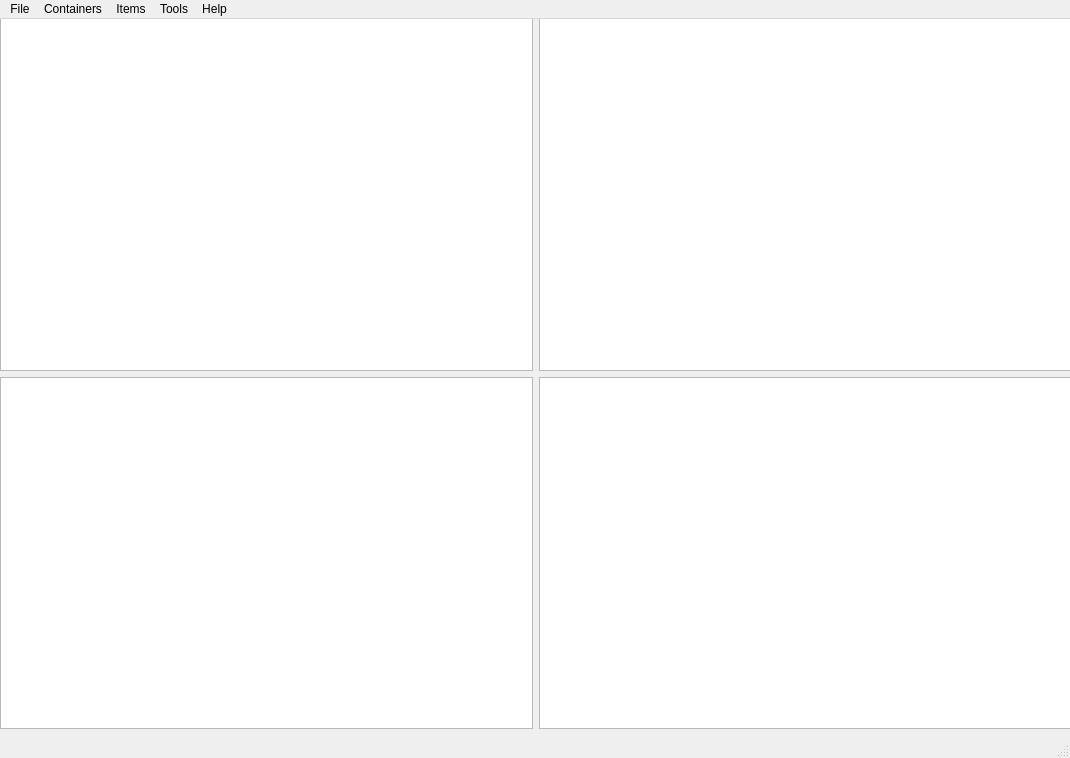
<?xml version="1.0" encoding="UTF-8"?>
<ui version="4.0">
 <class>MainWindow</class>
 <widget class="QMainWindow" name="MainWindow">
  <property name="geometry">
   <rect>
    <x>0</x>
    <y>0</y>
    <width>1070</width>
    <height>758</height>
   </rect>
  </property>
  <property name="windowTitle">
   <string>BSIM</string>
  </property>
  <widget class="QWidget" name="centralwidget">
   <widget class="QWidget" name="gridLayoutWidget">
    <property name="geometry">
     <rect>
      <x>0</x>
      <y>-1</y>
      <width>1071</width>
      <height>711</height>
     </rect>
    </property>
    <layout class="QGridLayout" name="gridLayout">
     <item row="2" column="2">
      <widget class="QListWidget" name="inventoryList">
       <property name="supportedDragActions">
        <set>Qt::DropAction::IgnoreAction</set>
       </property>
      </widget>
     </item>
     <item row="2" column="0">
      <widget class="QTreeWidget" name="storageTree">
       <property name="supportedDragActions">
        <set>Qt::DropAction::IgnoreAction</set>
       </property>
       <attribute name="headerVisible">
        <bool>false</bool>
       </attribute>
       <column>
        <property name="text">
         <string notr="true">1</string>
        </property>
       </column>
      </widget>
     </item>
     <item row="1" column="2">
      <widget class="QTreeWidget" name="itemTree">
       <property name="supportedDragActions">
        <set>Qt::DropAction::IgnoreAction</set>
       </property>
       <attribute name="headerVisible">
        <bool>false</bool>
       </attribute>
       <column>
        <property name="text">
         <string notr="true">1</string>
        </property>
       </column>
      </widget>
     </item>
     <item row="1" column="0">
      <widget class="QTreeWidget" name="containerTree">
       <property name="supportedDragActions">
        <set>Qt::DropAction::IgnoreAction</set>
       </property>
       <attribute name="headerVisible">
        <bool>false</bool>
       </attribute>
       <column>
        <property name="text">
         <string>1</string>
        </property>
       </column>
      </widget>
     </item>
    </layout>
   </widget>
  </widget>
  <widget class="QMenuBar" name="menubar">
   <property name="geometry">
    <rect>
     <x>0</x>
     <y>0</y>
     <width>1070</width>
     <height>20</height>
    </rect>
   </property>
   <widget class="QMenu" name="menuFile">
    <property name="title">
     <string>File</string>
    </property>
    <addaction name="actionNew_Storage"/>
    <addaction name="actionOpen_Storage"/>
    <addaction name="actionSave_Storage"/>
    <addaction name="actionSave_Storage_As"/>
   </widget>
   <widget class="QMenu" name="menuItems">
    <property name="title">
     <string>Items</string>
    </property>
    <addaction name="actionNew_Item"/>
    <addaction name="actionRemove_Item"/>
    <addaction name="separator"/>
    <addaction name="actionImport_Items"/>
   </widget>
   <widget class="QMenu" name="menuContainers">
    <property name="title">
     <string>Containers</string>
    </property>
    <addaction name="actionNew_Container"/>
    <addaction name="actionRemove_Container"/>
    <addaction name="separator"/>
    <addaction name="actionImport_Containers"/>
   </widget>
   <widget class="QMenu" name="menuTools">
    <property name="title">
     <string>Tools</string>
    </property>
   </widget>
   <widget class="QMenu" name="menuHelp">
    <property name="title">
     <string>Help</string>
    </property>
   </widget>
   <addaction name="menuFile"/>
   <addaction name="menuContainers"/>
   <addaction name="menuItems"/>
   <addaction name="menuTools"/>
   <addaction name="menuHelp"/>
  </widget>
  <widget class="QStatusBar" name="statusbar"/>
  <action name="actionNew_Storage">
   <property name="enabled">
    <bool>true</bool>
   </property>
   <property name="icon">
    <iconset theme="QIcon::ThemeIcon::DocumentNew"/>
   </property>
   <property name="text">
    <string>New Storage...</string>
   </property>
   <property name="shortcut">
    <string>Ctrl+N</string>
   </property>
  </action>
  <action name="actionOpen_Storage">
   <property name="icon">
    <iconset theme="QIcon::ThemeIcon::DocumentOpen"/>
   </property>
   <property name="text">
    <string>Open Storage...</string>
   </property>
   <property name="shortcut">
    <string>Ctrl+O</string>
   </property>
  </action>
  <action name="actionSave_Storage">
   <property name="icon">
    <iconset theme="QIcon::ThemeIcon::DocumentSave"/>
   </property>
   <property name="text">
    <string>Save Storage</string>
   </property>
   <property name="shortcut">
    <string>Ctrl+S</string>
   </property>
  </action>
  <action name="actionSave_Storage_As">
   <property name="icon">
    <iconset theme="QIcon::ThemeIcon::DocumentSaveAs"/>
   </property>
   <property name="text">
    <string>Save Storage As...</string>
   </property>
   <property name="shortcut">
    <string>Ctrl+Shift+S</string>
   </property>
  </action>
  <action name="actionNew_Container">
   <property name="icon">
    <iconset theme="QIcon::ThemeIcon::ListAdd"/>
   </property>
   <property name="text">
    <string>New Container...</string>
   </property>
   <property name="shortcut">
    <string>Shift+N</string>
   </property>
  </action>
  <action name="actionRemove_Container">
   <property name="icon">
    <iconset theme="QIcon::ThemeIcon::ListRemove"/>
   </property>
   <property name="text">
    <string>Remove Container...</string>
   </property>
   <property name="shortcut">
    <string>Shift+R</string>
   </property>
  </action>
  <action name="actionImport_Containers">
   <property name="icon">
    <iconset theme="QIcon::ThemeIcon::DocumentRevert"/>
   </property>
   <property name="text">
    <string>Import Containers...</string>
   </property>
   <property name="shortcut">
    <string>Shift+I</string>
   </property>
  </action>
  <action name="actionNew_Item">
   <property name="icon">
    <iconset theme="QIcon::ThemeIcon::ListAdd"/>
   </property>
   <property name="text">
    <string>New Item...</string>
   </property>
   <property name="shortcut">
    <string>Alt+N</string>
   </property>
  </action>
  <action name="actionRemove_Item">
   <property name="icon">
    <iconset theme="QIcon::ThemeIcon::ListRemove"/>
   </property>
   <property name="text">
    <string>Remove Item...</string>
   </property>
   <property name="shortcut">
    <string>Alt+R</string>
   </property>
  </action>
  <action name="actionImport_Items">
   <property name="icon">
    <iconset theme="QIcon::ThemeIcon::DocumentRevert"/>
   </property>
   <property name="text">
    <string>Import Items...</string>
   </property>
   <property name="shortcut">
    <string>Alt+I</string>
   </property>
  </action>
 </widget>
 <resources/>
 <connections/>
</ui>
